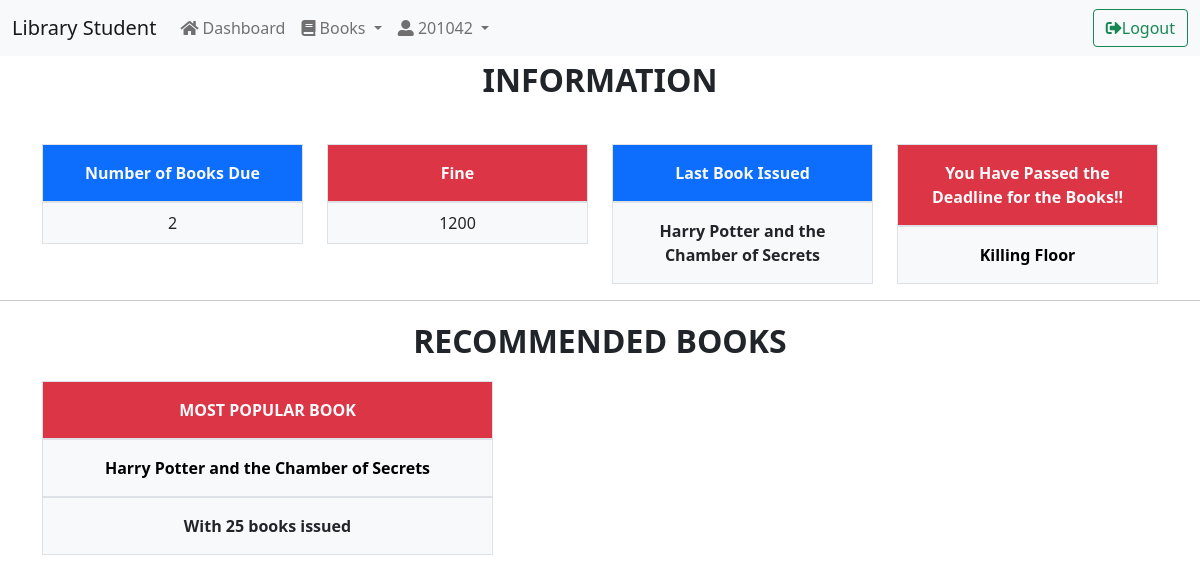
The app's page / (signed in), older data.
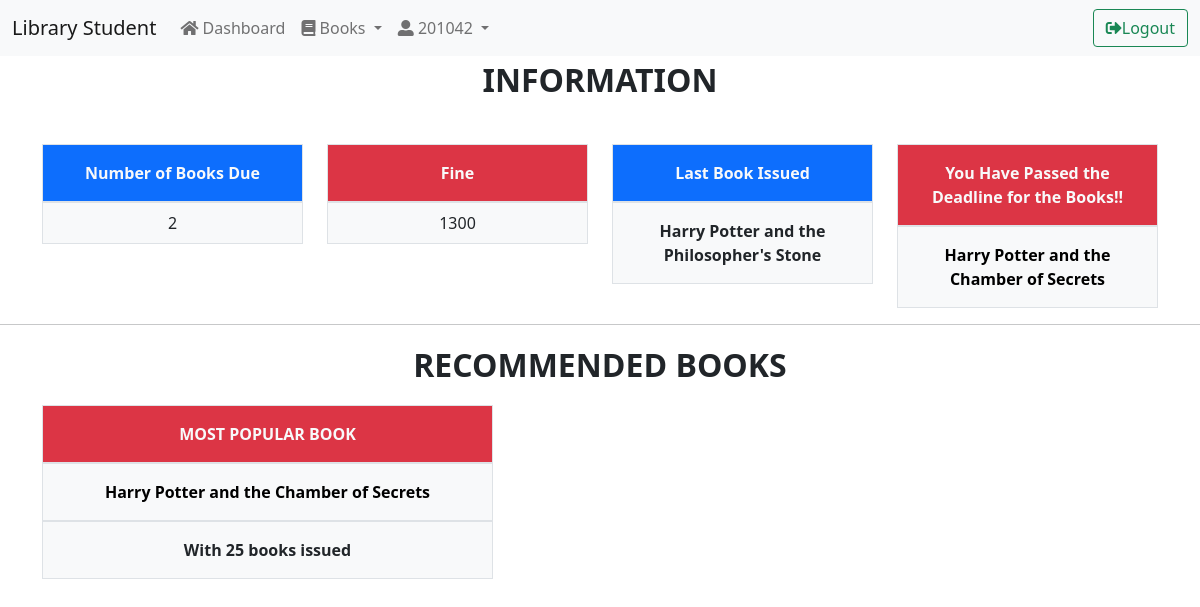
The same page, newer data.
### library/models.py (models this page shows, shortened)
class Student(models.Model):
    user = models.OneToOneField(User, on_delete=models.CASCADE)
    roll_no = models.CharField(max_length=10)
    name = models.CharField(max_length=20)
    branch = models.CharField(max_length=3)
    DEPT = ( ('1', 'CSE'), ('2', 'ECE'), ('3','EEE'),('4','ME'))
    department = models.CharField(max_length=1, choices=DEPT, blank=True, default='1')
    BAT = (('1','2017'),('2','2018'),('3','2019'),('4','2020'))
    batch = models.CharField(max_length=1, choices=BAT, blank=True, default='4')
    SEM = (('1','1'),('2','2'),('3','3'),('4','4'),('5','5'),('6','6'),('7','7'),('8','8'))
    semester = models.CharField(max_length=1, choices=SEM, blank=True, default='1')
    fine = models.IntegerField(default=0)
    email=models.EmailField()
    class Meta:
        ordering = ['roll_no']
    def num_books(self):
        return IssueBook.objects.filter(student=self, is_returned=False).count()

class IssueBook(models.Model):
    student = models.ForeignKey('Student', on_delete=models.CASCADE)
    borrowed_book = models.ForeignKey('BookIndividual', on_delete = models.SET_NULL , null=True, blank=True)
    issue_date = models.DateTimeField(null=True,blank=True)
    expected_return_date = models.DateTimeField(null=True,blank=True)
    is_returned = models.BooleanField(default=False)

class BookIndividual(models.Model):
    id = models.UUIDField(primary_key=True, default=uuid.uuid4)
    book = models.ForeignKey('Book', on_delete=models.CASCADE, null=True)
    edition = models.IntegerField(default=0)
    LOAN_STATUS = ( ('o', 'Not Available'), ('a', 'Available'))
    status = models.CharField( max_length=1, choices=LOAN_STATUS, blank=True, default='a', help_text='')
    class Meta:
        ordering = ['-edition']

class Book(models.Model):
    title = models.CharField(max_length=200)
    author = models.ForeignKey('Author', on_delete=models.SET_NULL, null=True)
    summary = models.TextField(max_length=1000)
    isbn = models.CharField('ISBN', max_length=13, unique=True)
    genre = models.ManyToManyField(Genre)
    language = models.ForeignKey('Language', on_delete=models.SET_NULL, null=True)

### library/views.py (the view, shortened to what this page needs)
# urls.py: path('', View_Dashboard, name='dashboard'),
def View_Dashboard(request):
	if request.user.is_staff:
		return redirect('/staff')
	if request.user.is_authenticated:
		flag1=flag2=flag3=False
		student=Student.objects.get(user=request.user)
		c_i=IssueBook.objects.all().count()
		if c_i:
			result = IssueBook.objects.values('borrowed_book__book__title').annotate(count=Count('borrowed_book'))
			r=result.order_by('-count').first()
			name=r['borrowed_book__book__title']
			number_of_time_issued = r['count']
			book = Book.objects.get(title=name)
		c=IssueBook.objects.filter(student=student, is_returned=False).count()
		if c:
			i1=IssueBook.objects.filter(student=student, is_returned=False).order_by('expected_return_date').first()
			i2=IssueBook.objects.filter(student=student).last()
			time1 = i1.expected_return_date
			time=timezone.now()
			time1-=time
			if time1.total_seconds()<0:
				flag3=True
	return render(request, "Dashboard.html", locals())

### library/templates/Dashboard.html (shortened to what this page needs)
<!doctype html>
<html lang="en">
  <head>
    {% include 'csscdn.html' %}
  </head>
  <body>
  {% include 'navbar.html' %}
	{% if user.is_authenticated %}
	<p class="fs-2 text-uppercase fw-bolder text-center">Information</p>
	<br>
	<div class="container float-right">
	  <div class="row text-center">
			<div class="col-3">
			    <div class="p-3 border bg-primary text-light fw-bold">Number of Books Due</div>
			    <div class="p-2 border bg-light">{{student.num_books}}</div>
			</div>
			<div class="col-3">
			    <div class="p-3 border bg-danger text-light fw-bold">Fine</div>
			    <div class="p-2 border bg-light">{{student.fine}}</div>
			</div>
			{% if c %}
			<div class="col-3">
			    <div class="p-3 border bg-primary text-light fw-bold">Last Book Issued</div>
			    <div class="p-3 border bg-light fw-bold">{{i2.borrowed_book.book.title}}</div>
			</div>
			<div class="col-3 bg text-center">
			{% if flag3 %}
			<div class="p-3 border bg-danger text-light fw-bold">You Have Passed the Deadline for the Books!!</div>
			{% endif %}
			    <div class="p-3 border bg-light fw-bold"><a href="{% url 'all_issued' %}"> {{i1.borrowed_book.book.title}}</a></div>
			</div>
			{% endif %}
		</div>
	</div>
	<hr>
	<p class="fs-2 text-uppercase fw-bolder text-center">Recommended Books</p>
	<div class="container">
	  <div class="row text-center">
			<div class="col-5 bg text-center">
			    <div class="p-3 border bg-danger text-light fw-bold">MOST POPULAR BOOK</div>
			    <div class="p-3 border bg-light fw-bold"><a href="{% url 'book' pk=book.id%}">{{book.title}}</a></div>
			    <div class="p-3 border bg-light fw-bold">With {{number_of_time_issued}} books issued</div>
			</div>
		</div>
	</div>
	{% endif %}
  </body>
</html>

Row changes from the older to the newer data that the page shows:
no longer on this page (row edited): IssueBook: borrowed_book.book "Killing Floor"
changed Student: fine "1200" → "1300"
added IssueBook: borrowed_book.book "Harry Potter and the Philosopher's Stone"
Text that changed along with them:
{{ i1.borrowed_book.book.title }}: "Killing Floor" → "Harry Potter and the Chamber of Secrets"
{{ i2.borrowed_book.book.title }}: "Harry Potter and the Chamber of Secrets" → "Harry Potter and the Philosopher's Stone"
